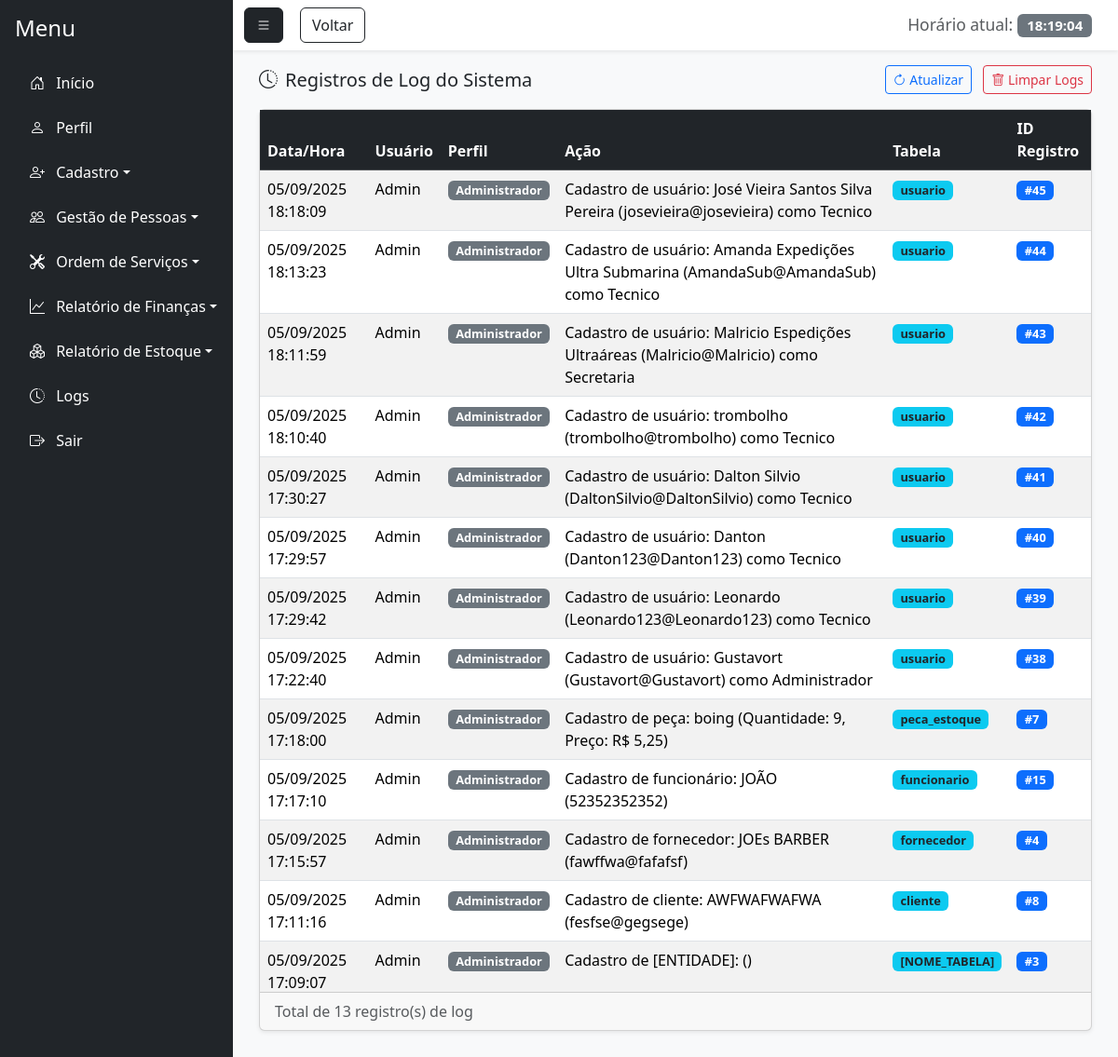
The page /logs.php (signed in) on the database its author committed.
### tables this page shows
CREATE TABLE `log_acao` (
  `id_log` int(11) NOT NULL,
  `id_usuario` int(11) NOT NULL,
  `id_perfil` int(11) NOT NULL,
  `acao` varchar(255) NOT NULL,
  `tabela_afetada` varchar(100) NOT NULL,
  `id_registro` int(11) DEFAULT NULL,
  `data_hora` timestamp NOT NULL DEFAULT current_timestamp()
);

CREATE TABLE `usuario` (
  `id_usuario` int(11) NOT NULL,
  `nome_usuario` varchar(100) NOT NULL,
  `senha` varchar(255) NOT NULL,
  `email` varchar(100) NOT NULL,
  `senha_temporaria` tinyint(1) DEFAULT 0,
  `id_perfil` int(11) NOT NULL,
  `status` enum('Ativo','Inativo') DEFAULT 'Ativo',
  `id_motivo_inatividade` int(11) DEFAULT NULL,
  `data_inatividade` date DEFAULT NULL,
  `observacao_inatividade` text DEFAULT NULL
);

CREATE TABLE `perfil` (
  `id_perfil` int(11) NOT NULL,
  `nome_perfil` varchar(100) NOT NULL
);

### logs.php (the view, shortened to what this page needs)
<?php
require_once 'conexao.php';
require_once 'php/permissoes.php';
$sql = "SELECT l.*, u.nome_usuario, p.nome_perfil
        FROM log_acao l
        JOIN usuario u ON l.id_usuario = u.id_usuario
        JOIN perfil p ON l.id_perfil = p.id_perfil
        ORDER BY l.data_hora DESC";
$stmt = $pdo->query($sql);
$logs = $stmt->fetchAll(PDO::FETCH_ASSOC);
?>
<!DOCTYPE html>
<html lang="pt-BR">
<head>
    <link href="https://cdn.jsdelivr.net/npm/bootstrap@5.3.7/dist/css/bootstrap.min.css" rel="stylesheet">
    <link href="https://cdn.jsdelivr.net/npm/bootstrap-icons@1.11.1/font/bootstrap-icons.css" rel="stylesheet">
</head>
<body>
<div class="d-flex vh-100 bg-light">
    <div class="flex-grow-1 d-flex flex-column">
        <nav class="navbar navbar-light bg-white shadow-sm">
            <div class="container-fluid">
                <button class="btn btn-dark" id="menu-toggle"><i class="bi bi-list"></i></button>
                <button class="btn btn-outline-dark" style="position: absolute; margin-left: 60px;" onclick="history.back()">Voltar</button>
                <span class="navbar-brand mb-0 h1">
                    <small class="text-muted">Horário atual:</small>
                    <span id="liveClock" class="badge bg-secondary"></span>
                </span>
            </div>
        </nav>
        <div class="flex-grow-1 p-3" style="overflow-y: auto;">
            <div class="container-fluid">
                <div class="d-flex justify-content-between align-items-center mb-3">
                    <h5 class="mb-0"><i class="bi bi-clock-history me-2"></i>Registros de Log do Sistema</h5>
                    <div>
                        <button class="btn btn-outline-primary btn-sm me-2" onclick="window.location.reload()">
                            <i class="bi bi-arrow-clockwise"></i> Atualizar
                        </button>
                        <?php if ($_SESSION['perfil'] == 1): ?>
                            <button class="btn btn-outline-danger btn-sm" onclick="confirmarLimpezaLogs()">
                                <i class="bi bi-trash"></i> Limpar Logs
                            </button>
                        <?php endif; ?>
                    </div>
                </div>
                <div class="card shadow-sm">
                    <div class="card-body p-0">
                        <div class="table-responsive">
                            <table class="table table-striped table-hover mb-0">
                                <thead class="table-dark sticky-top">
                                    <tr>
                                        <th>Data/Hora</th>
                                        <th>Usuário</th>
                                        <th>Perfil</th>
                                        <th>Ação</th>
                                        <th>Tabela</th>
                                        <th>ID Registro</th>
                                    </tr>
                                </thead>
                                <tbody>
                                    <?php if (!empty($logs)): ?>
                                        <?php foreach ($logs as $log): ?>
                                            <tr>
                                                <td><?= date('d/m/Y H:i:s', strtotime($log['data_hora'])) ?></td>
                                                <td><?= htmlspecialchars($log['nome_usuario']) ?></td>
                                                <td>
                                                    <span class="badge bg-secondary badge-log">
                                                        <?= htmlspecialchars($log['nome_perfil']) ?>
                                                    </span>
                                                </td>
                                                <td><?= htmlspecialchars($log['acao']) ?></td>
                                                <td>
                                                    <span class="badge bg-info text-dark badge-log">
                                                        <?= htmlspecialchars($log['tabela_afetada']) ?>
                                                    </span>
                                                </td>
                                                <td>
                                                    <?php if ($log['id_registro']): ?>
                                                        <span class="badge bg-primary badge-log">
                                                            #<?= htmlspecialchars($log['id_registro']) ?>
                                                        </span>
                                                    <?php else: ?>
                                                        <span class="text-muted">-</span>
                                                    <?php endif; ?>
                                                </td>
                                            </tr>
                                        <?php endforeach; ?>
                                    <?php endif; ?>
                                </tbody>
                            </table>
                        </div>
                    </div>
                    <?php if (!empty($logs)): ?>
                    <div class="card-footer py-2">
                        <div class="d-flex justify-content-between align-items-center">
                            <div>
                                <span class="text-muted">
                                    Total de <?= count($logs) ?> registro(s) de log
                                </span>
                            </div>
                        </div>
                    </div>
                    <?php endif; ?>
                </div>
            </div>
        </div>
    </div>
</div>
</body>
</html>

### logs.php (style rules this page uses)
.table-responsive { max-height: 70vh; overflow-y: auto; }
.badge-log { font-size: 0.8em; }

### rows shown on the page
log_acao: data_hora "05/09/2025 18:18:09", id_usuario.nome_usuario "Admin", id_perfil.nome_perfil "Administrador", acao "Cadastro de usuário: José Vieira Santos Silva Pereira (josevieira@josevieira) como Tecnico", tabela_afetada "usuario", id_registro "45"
log_acao: data_hora "05/09/2025 18:13:23", id_usuario.nome_usuario "Admin", id_perfil.nome_perfil "Administrador", acao "Cadastro de usuário: Amanda Expedições Ultra Submarina (AmandaSub@AmandaSub) como Tecnico", tabela_afetada "usuario", id_registro "44"
log_acao: data_hora "05/09/2025 18:11:59", id_usuario.nome_usuario "Admin", id_perfil.nome_perfil "Administrador", acao "Cadastro de usuário: Malricio Espedições Ultraáreas (Malricio@Malricio) como Secretaria", tabela_afetada "usuario", id_registro "43"
log_acao: data_hora "05/09/2025 18:10:40", id_usuario.nome_usuario "Admin", id_perfil.nome_perfil "Administrador", acao "Cadastro de usuário: trombolho (trombolho@trombolho) como Tecnico", tabela_afetada "usuario", id_registro "42"
log_acao: data_hora "05/09/2025 17:30:27", id_usuario.nome_usuario "Admin", id_perfil.nome_perfil "Administrador", acao "Cadastro de usuário: Dalton Silvio (DaltonSilvio@DaltonSilvio) como Tecnico", tabela_afetada "usuario", id_registro "41"
log_acao: data_hora "05/09/2025 17:29:57", id_usuario.nome_usuario "Admin", id_perfil.nome_perfil "Administrador", acao "Cadastro de usuário: Danton (Danton123@Danton123) como Tecnico", tabela_afetada "usuario", id_registro "40"
log_acao: data_hora "05/09/2025 17:29:42", id_usuario.nome_usuario "Admin", id_perfil.nome_perfil "Administrador", acao "Cadastro de usuário: Leonardo (Leonardo123@Leonardo123) como Tecnico", tabela_afetada "usuario", id_registro "39"
log_acao: data_hora "05/09/2025 17:22:40", id_usuario.nome_usuario "Admin", id_perfil.nome_perfil "Administrador", acao "Cadastro de usuário: Gustavort (Gustavort@Gustavort) como Administrador", tabela_afetada "usuario", id_registro "38"
log_acao: data_hora "05/09/2025 17:18:00", id_usuario.nome_usuario "Admin", id_perfil.nome_perfil "Administrador", acao "Cadastro de peça: boing (Quantidade: 9, Preço: R$ 5,25)", tabela_afetada "peca_estoque", id_registro "7"
log_acao: data_hora "05/09/2025 17:17:10", id_usuario.nome_usuario "Admin", id_perfil.nome_perfil "Administrador", acao "Cadastro de funcionário: JOÃO (52352352352)", tabela_afetada "funcionario", id_registro "15"
log_acao: data_hora "05/09/2025 17:15:57", id_usuario.nome_usuario "Admin", id_perfil.nome_perfil "Administrador", acao "Cadastro de fornecedor: JOEs BARBER (fawffwa@fafafsf)", tabela_afetada "fornecedor", id_registro "4"
log_acao: data_hora "05/09/2025 17:11:16", id_usuario.nome_usuario "Admin", id_perfil.nome_perfil "Administrador", acao "Cadastro de cliente: AWFWAFWAFWA (fesfse@gegsege)", tabela_afetada "cliente", id_registro "8"
log_acao: data_hora "05/09/2025 17:09:07", id_usuario.nome_usuario "Admin", id_perfil.nome_perfil "Administrador", acao "Cadastro de [ENTIDADE]: ()", tabela_afetada "[NOME_TABELA]", id_registro "3"

### other values the page prints
$categoria "Início"
$categoria "Perfil"
$categoria "Cadastro"
$categoria "Gestão de Pessoas"
$categoria "Ordem de Serviços"
$categoria "Relatório de Finanças"
$categoria "Relatório de Estoque"
$categoria "Logs"
count($logs) "13"
